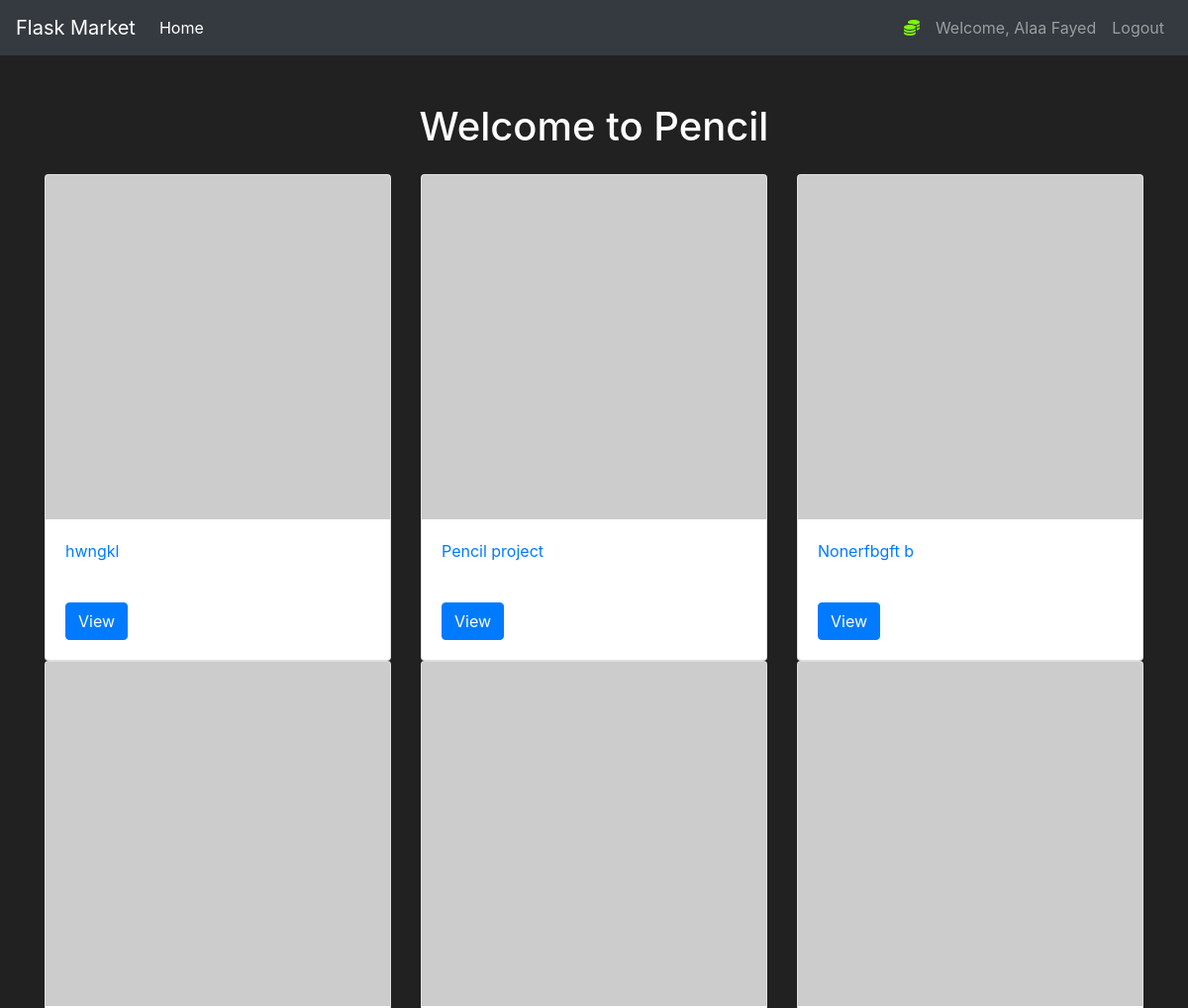
The page /home (signed in, upper part) on the database as committed earlier.
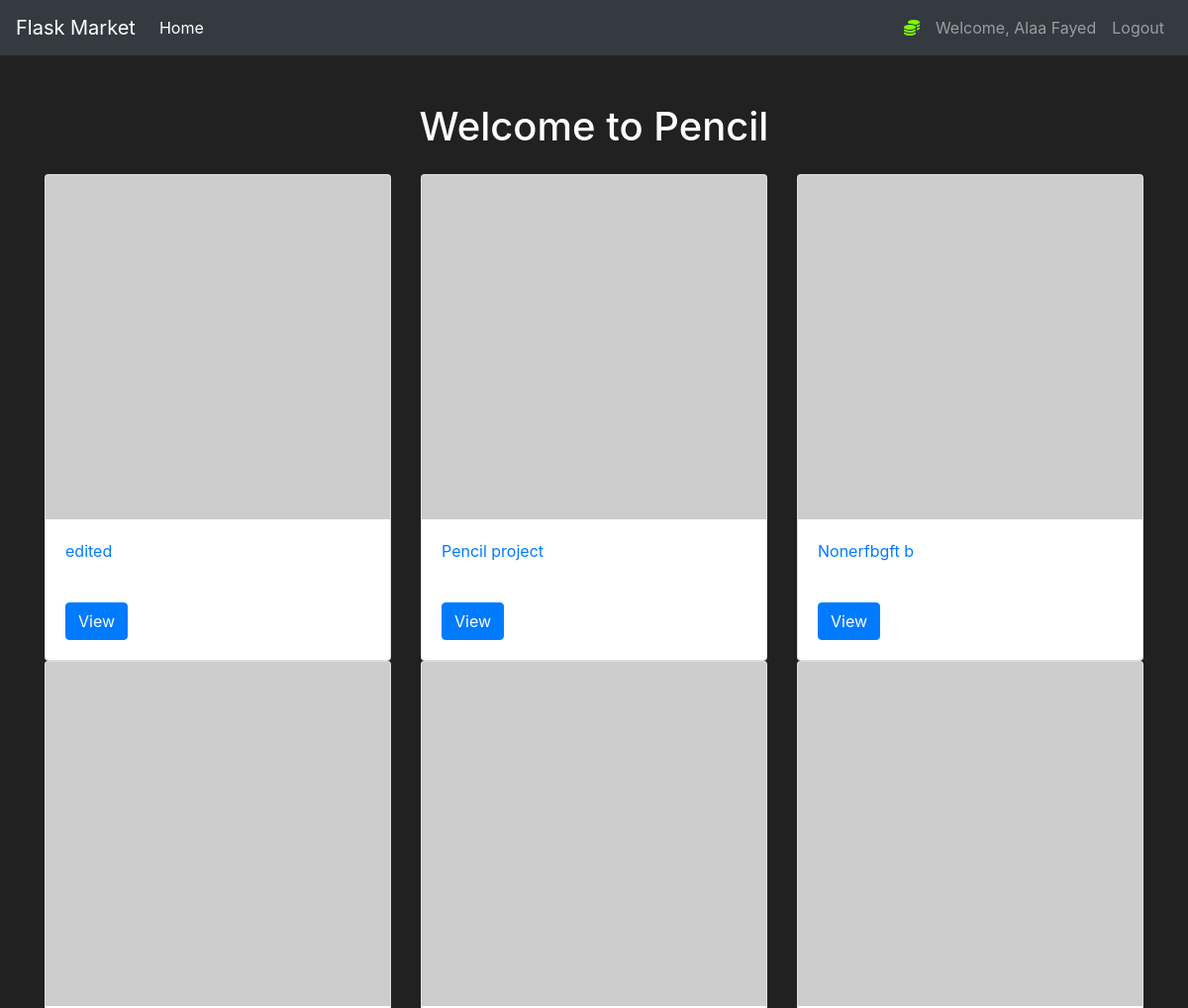
The same page on the database as committed later.
### pencil/models.py (models this page shows, shortened)
class User(db.Model, UserMixin):
    id  = db.Column(db.Integer(), primary_key=True, nullable=False)
    username = db.Column(db.String(length=30), nullable=False, unique=True)
    email = db.Column(db.String(length=50), nullable=False, unique=True)
    password_hash = db.Column(db.String(length=100), nullable=False)
    posts = db.relationship("Post", backref="owned_user", lazy=True)
    @property
    def password(self):
        return self.password

class Post(db.Model):
    id  = db.Column(db.Integer(), primary_key=True, nullable=False)
    title = db.Column(db.String(length=50), nullable=False)
    content = db.Column(db.Text(), nullable=False)
    publication_date = db.Column(db.DateTime, default=datetime.utcnow())
    modification_date = db.Column(db.DateTime, default=datetime.utcnow())
    owner = db.Column(db.Integer(), db.ForeignKey("user.id"))

### pencil/routes.py (the view)
@app.route("/")
@app.route("/home", methods=["GET", "POST"])
@login_required
def home_page():
    posts = Post.query.order_by(Post.title.desc()).limit(10)
    return render_template("home.html", posts=posts)

### pencil/models.py (called while the page is built)
@login_manager.user_loader
def load_user(user_id):
    return User.query.get(int(user_id))

### pencil/templates/home.html (shortened to what this page needs)
{% extends 'base.html' %}
{% block content %}
<body>
    <div class="container mt-5">
        <h1 class="text-center">Welcome to Pencil</h1>
        <div class="row mt-4">
            {% for post in posts %}
            <div class="col-md-4">
                <div class="card">
                    <img src="https://via.placeholder.com/150" class="card-img-top" alt="{{post.title}}">
                    <div class="card-body">
                        <a href="{{ url_for('blog_page', post_id=post.id) }}">{{ post.title }}</a>
                    </div>
                    <div class="card-body">
                        <a href="{{ url_for('blog_page', post_id=post.id) }}" class="btn btn-primary">View</a>
                    </div>
                </div>
            </div>
            {% endfor %}
        </div>
    </div>
</body>
{% endblock %}

### pencil/templates/base.html (shortened to what this page needs)
<!doctype html>
<html lang="en">
   <head>
      <link rel="stylesheet" href="https://cdn.jsdelivr.net/npm/bootstrap@4.5.3/dist/css/bootstrap.min.css">
   </head>
   <body>
    <nav class="navbar navbar-expand-md navbar-dark bg-dark">
      <a class="navbar-brand" href="#">Flask Market</a>
      <div class="collapse navbar-collapse" id="navbarNav">
        <ul class="navbar-nav mr-auto">
            <li class="nav-item active">
                <a class="nav-link" href="{{ url_for('home_page') }}">Home <span class="sr-only">(current)</span></a>
            </li>
        </ul>
          {% if current_user.is_authenticated %}
            <ul class="navbar-nav">
                <li class="nav-item">
                    <a class="nav-link" style="color: lawngreen; font-weight: bold">
                        <i class="fas fa-coins"></i>
                    </a>
                </li>
                <li class="nav-item">
                    <a class="nav-link">Welcome, {{ current_user.username }}</a>
                </li>
                <li class="nav-item">
                    <a class="nav-link" href="{{ url_for('logout_page') }}">Logout</a>
                </li>
            </ul>
          {% endif %}
      </div>
    </nav>
      {% block content %}
      {% endblock %}
   </body>
</html>

### pencil/templates/base.html (style rules this page uses)
body { background-color: #212121; color: white }

Rows that differ between the two databases and show on the page:
changed Post: title "hwngkl" → "edited"
